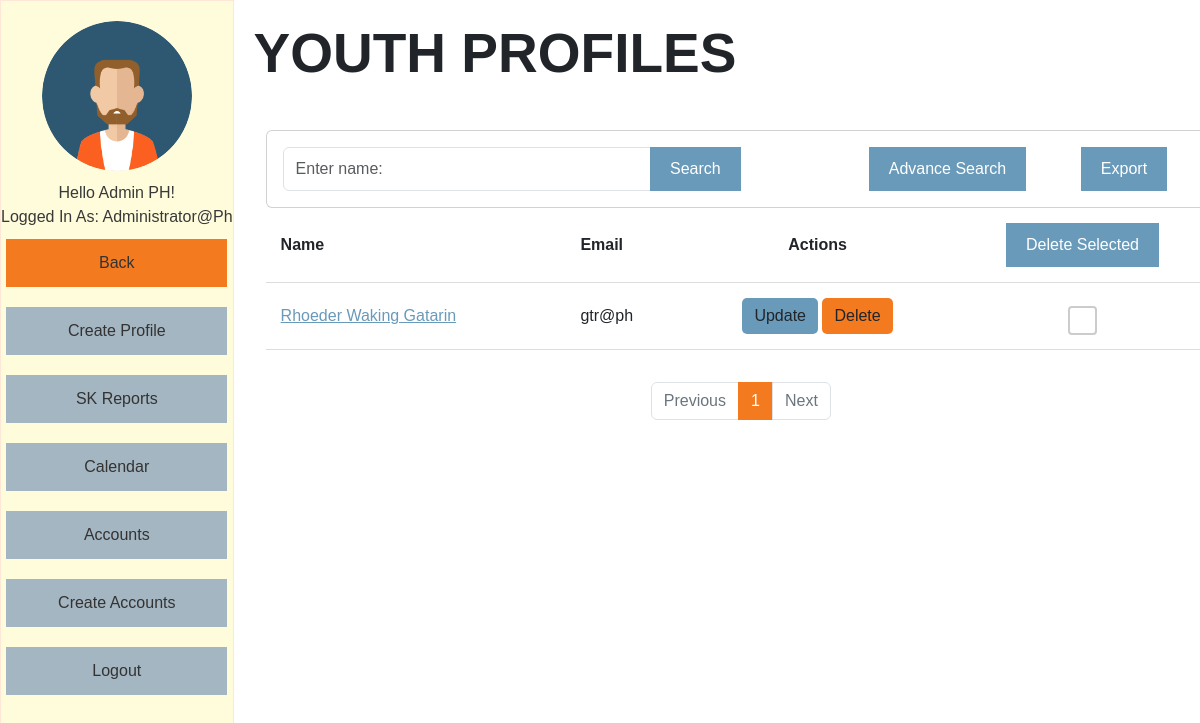
The page /viewprofile.php (signed in) on the database as committed earlier.
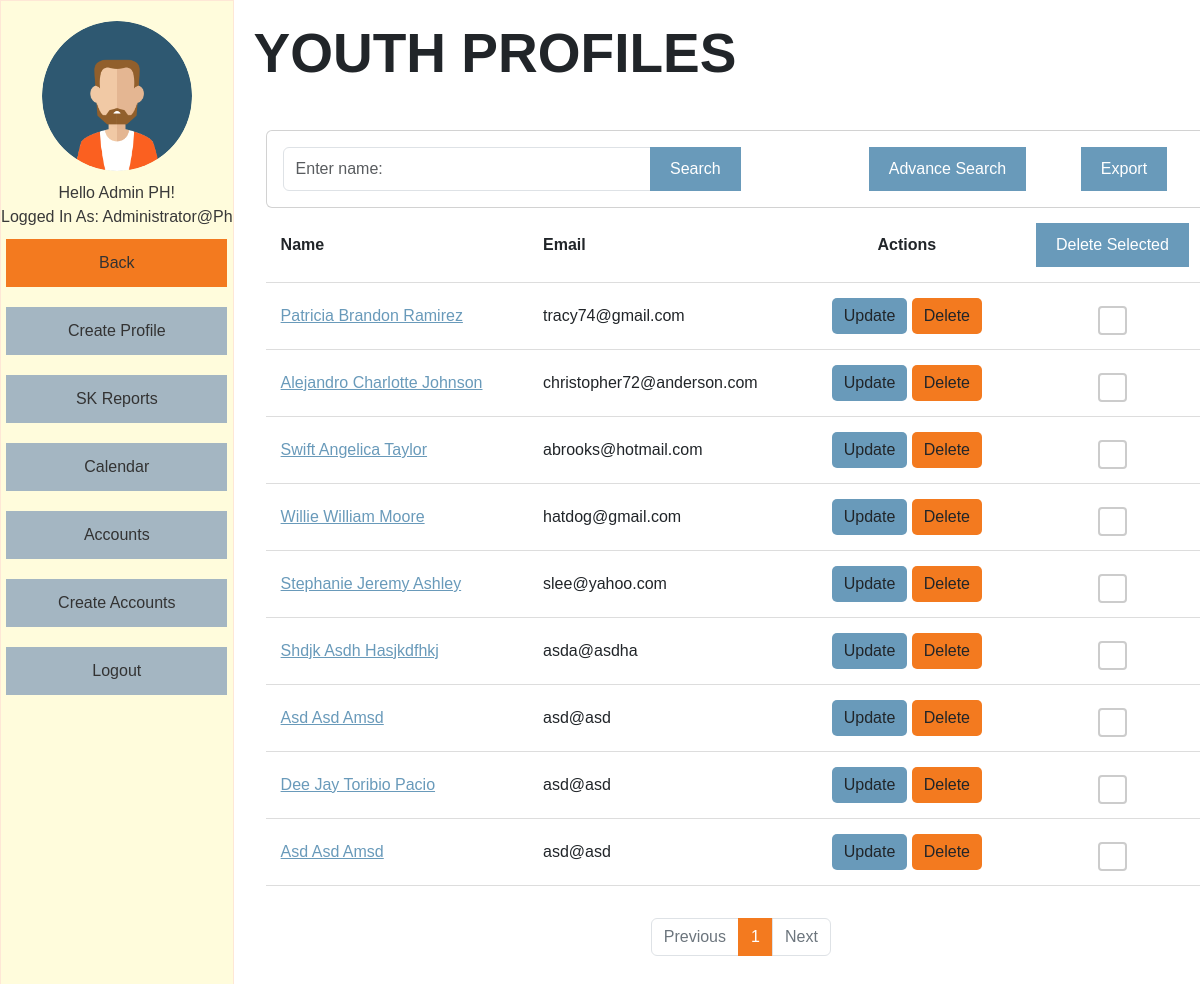
The same page on the database as committed later.
### tables this page shows
CREATE TABLE `profiles` (
  `id` int(11) NOT NULL,
  `lname` varchar(100) DEFAULT NULL,
  `fname` varchar(100) DEFAULT NULL,
  `mname` varchar(100) DEFAULT NULL,
  `suffix` varchar(20) DEFAULT NULL,
  `region` varchar(100) DEFAULT NULL,
  `province` varchar(100) DEFAULT NULL,
  `municipality` varchar(100) DEFAULT NULL,
  `barangay` varchar(100) DEFAULT NULL,
  `purok` varchar(100) DEFAULT NULL,
  `sex` varchar(10) DEFAULT NULL,
  `age` int(11) DEFAULT NULL,
  `email` varchar(100) DEFAULT NULL,
  `birth_month` varchar(20) DEFAULT NULL,
  `birth_day` varchar(20) DEFAULT NULL,
  `birth_year` varchar(20) DEFAULT NULL,
  `contactnumber` varchar(20) DEFAULT NULL,
  `civil_status` varchar(20) DEFAULT NULL,
  `youth_classification` varchar(100) DEFAULT NULL,
  `age_group` varchar(50) DEFAULT NULL,
  `work_status` varchar(50) DEFAULT NULL,
  `educational_background` varchar(50) DEFAULT NULL,
  `register_sk_voter` varchar(50) DEFAULT NULL,
  `voted_last_election` varchar(3) NOT NULL,
  `attended_kk` varchar(3) NOT NULL,
  `times_attended_kk` int(11) DEFAULT NULL,
  `date_created` varchar(50) NOT NULL,
  `barangay_code` varchar(50) DEFAULT NULL
);

### viewprofile.php (the view, shortened to what this page needs)
<?php
include("conne.php");
if (isset($_SESSION['role'])) {
    $role = $_SESSION['role'];
} else {
    echo "Role information not found. Please contact administrator.";
    exit();
}
?>
<!DOCTYPE html>
<html>
<head>
    <link href="https://cdn.jsdelivr.net/npm/bootstrap@5.0.0-beta1/dist/css/bootstrap.min.css" rel="stylesheet">
    <link href="https://cdn.jsdelivr.net/npm/bootstrap@5.3.3/dist/css/bootstrap.min.css" rel="stylesheet">
    <link rel="stylesheet" type="text/css" href="src/temp.css">
    <link rel="stylesheet" type="text/css" href="src/css.css">
</head>
<body>
    <div class="sidebar">
        <img src="src/avatar.png" alt="Avatar">
        <p><?php echo "Hello " . $_SESSION['fname'] . " " . $_SESSION['lname'] . "!" . "<br>"; ?>
            Logged in as: <?php echo $_SESSION['email']; ?></p>
        <a href="homepage.php">Back</a>
        <a href="crud.php">Create Profile</a>
        <a href="records.php">SK Reports</a>
        <a href="calendar.php">Calendar</a>
        <?php
        if ($role == 'admin') {
            echo '<a href="accounts.php">Accounts</a>';
        }
        ?>
        <?php
        if ($role == 'admin') {
            echo '<a href="createacc.php">Create Accounts</a>';
        } elseif ($role == 'employee') {
        } else {
            echo "Unknown role.";
        }
        ?>
        <a href="logout.php">Logout</a>
    </div>
    <div class="content">
        <h1>youth profiles</h1>
        <div class="search-container">
            <div class="container">
                <div class="row">
                    <div class="col-md-12">
                        <div class="card mt-4">
                            <div class="card-body">
                                <div class="row">
                                    <div class="col-md-7">
                                        <form action="" method="GET">
                                            <div class="input-group mb-3">
                                                <input type="text" name="search" value="<?php if (isset($_GET['search'])) {
                                                                                        echo $_GET['search'];
                                                                                    } ?>" class="form-control" placeholder="Enter name:">
                                                <button type="submit" class="btn btn-primary">Search</button>
                                                <div class="col-md-2">
                                                    <button style="margin-left: 129px; width: max-content; border-radius: 0" class="btn btn-primary"><a style="text-decoration: none; color: #fff;" type="button" href="advance_search.php">Advance Search</a></button>
                                                </div>
                                            </div>
                                        </form>
                                    </div>
                                    <div class="col-md-2">
                                        <button id="exportBtn" style="margin-left:144%">Export</button>
                                    </div>
                                </div>
                            </div>
                        </div>
                    </div>
                    <?php
                    $recordsPerPage = 20;
                    $currentPage = isset($_GET['page']) ? $_GET['page'] : 1;
                    $offset = ($currentPage - 1) * $recordsPerPage;
                    if (isset($_GET['search'])) {
                        $searchQuery = $_GET['search'];
                        $sql = "SELECT *,
                                       TIMESTAMPDIFF(YEAR,
                                                     CONVERT_TZ(STR_TO_DATE(CONCAT(birth_year,'-',birth_month,'-',birth_day), '%Y-%m-%d'), '+00:00', '+08:00'),
                                                     CURDATE()) AS age
                                FROM profiles
                                WHERE fname LIKE '%$searchQuery%' OR lname LIKE '%$searchQuery%' OR mname LIKE '%$searchQuery%' OR id LIKE '%$searchQuery%' OR email LIKE '%$searchQuery%'
                                ORDER BY id DESC
                                LIMIT $recordsPerPage OFFSET $offset";
                    } else {
                        $sql = "SELECT *,
                                       TIMESTAMPDIFF(YEAR,
                                                     CONVERT_TZ(STR_TO_DATE(CONCAT(birth_year,'-',birth_month,'-',birth_day), '%Y-%m-%d'), '+00:00', '+08:00'),
                                                     CURDATE()) AS age
                                FROM profiles
                                ORDER BY id DESC
                                LIMIT $recordsPerPage OFFSET $offset";
                    }
                    $result = mysqli_query($conn, $sql);
                    $totalCountSql = "SELECT COUNT(*) AS total FROM profiles";
                    $totalCountResult = mysqli_query($conn, $totalCountSql);
                    $totalCountRow = mysqli_fetch_assoc($totalCountResult);
                    $totalCount = $totalCountRow['total'];
                    $totalPages = ceil($totalCount / $recordsPerPage);
                    if ($result && mysqli_num_rows($result) > 0) {
                        ?>
                        <div class="section">
                            <form id="profilesForm" method="POST" action="delete_multiple.php">
                                <table>
                                    <tr>
                                        <th>Name</th>
                                        <th>Email</th>
                                        <th><center>Actions</center></th>
                                        <th>
                                            <center>
                                                <button style="border-radius: 0" type="submit" class="btn btn-danger btn-delete" onclick="return confirm('Are you sure you want to delete the selected profiles?');">
                                                    Delete Selected
                                                </button>
                                            </center>
                                        </th>
                                    </tr>
                                    <?php
                                    while ($row = mysqli_fetch_assoc($result)) {
                                        $id = $row['id'];
                                        $lname = $row['lname'];
                                        $fname = $row['fname'];
                                        $mname = $row['mname'];
                                        $email = $row['email'];
                                        $fullName = $fname . ' ' . $mname . ' ' . $lname;
                                        ?>
                                        <tr>
                                            <td>
                                                <a style="text-transform:capitalize" href="" class="profileNameLink" data-id="<?= $id; ?>"><?= $fullName; ?></a>
                                            </td>
                                            <td>
                                                <p style="text-transform:lowercase"><?= $email; ?></p>
                                            </td>
                                            <td>
                                                <center>
                                                    <a href="update.php?id=<?= $id; ?>" class="btn btn-primary">Update</a>
                                                    <a href="delete.php?id=<?= $id; ?>" class="btn btn-danger" onclick="return confirm('Are you sure you want to delete this profile?');">Delete</a>
                                                </center>
                                            </td>
                                            <td>
                                                <center>
                                                    <input type="checkbox" name="selectedProfiles[]" value="<?= $id; ?>">
                                                </center>
                                            </td>
                                        </tr>
                                    <?php
                                    }
                                    ?>
                                </table>
                            </form>
                            <div class="pagination">
                                <?php
                                echo '<nav aria-label="Page navigation example">';
                                echo '<ul class="pagination justify-content-center">';
                                $disabledPrev = ($currentPage == 1) ? "disabled" : "";
                                echo '<li class="page-item ' . $disabledPrev . '"><a class="page-link" href="?page=' . ($currentPage - 1) . '">Previous</a></li>';
                                for ($i = 1; $i <= $totalPages; $i++) {
                                    $activeClass = ($currentPage == $i) ? "active" : "";
                                    echo '<li class="page-item ' . $activeClass . '"><a class="page-link" href="?page=' . $i . '">' . $i . '</a></li>';
                                }
                                $disabledNext = ($currentPage == $totalPages || $totalPages == 0) ? "disabled" : "";
                                echo '<li class="page-item ' . $disabledNext . '"><a class="page-link" href="?page=' . ($currentPage + 1) . '">Next</a></li>';
                                echo '</ul>';
                                echo '</nav>';
                                ?>
                            </div>
                        </div>
                    <?php
                    }
                    ?>
                </div>
            </div>
        </div>
    </div>
</body>
</html>

### src/temp.css (style rules this page uses)
p { margin-bottom: 0; }
table, td, th { border-bottom: 1px solid #ddd; text-align: left; }
table { border-collapse: collapse; width: 100%; }
th, td { padding: 15px; }
.section { overflow-x:auto; }
h1 { font-size: 55px; text-transform: uppercase; font-family: Helvetica; font-weight: 700; }
.card-body { padding: 1rem 1rem 0rem 1rem; }
a { color: #699aba; }

### src/css.css (style rules this page uses)
body { font-family: "Helvetica", Arial, sans-serif; background-color: #f0f5f9; margin: 0; padding: 0; display: flex; height: 100vh; text-transform: capitalize; }
.sidebar { width: 20%; background-color: #fffcdc; padding-top: 20px; display: flex; flex-direction: column; align-items: center; border: 1px solid #fee7d6; }
.sidebar img { width: 150px; height: 150px; border-radius: 50%; margin-bottom: 10px; }
.sidebar p { color: #393939; text-align: center; }
.sidebar a { font-family: Arial, sans-serif; color: #333; text-decoration: none; margin: 10px 0; width: 80%; text-align: center; padding: 12px 18px; background-color: #a4b6c2; display: block; transition: background-color 0.3s ease; }
.sidebar a[href="homepage.php"] { background-color: #f37a1f; }
.content { width: 80%; padding: 20px; background-color: #fff; overflow-y: auto; text-transform: capitalize; }
.search-container { margin-top: 20px; }
.search-container form { display: flex; justify-content: center; align-items: center; }
.search-container button { padding: 10px 20px; font-size: 16px; border: none; background-color: #699aba; color: white; cursor: pointer; transition: background-color 0.3s ease; }
.btn-primary { background-color: #699aba; border: none; border-radius: 5px; }
.btn-danger { background-color: #f37a1f; border: none; color: #fff; }
h1 { font-size: 55px; text-transform: uppercase; font-family: Helvetica; font-weight: 700; }
.btn { font-weight: 400; line-height: 1.5; color: #212529; text-align: center; text-decoration: none; vertical-align: middle; cursor: pointer; -webkit-user-select: none; -moz-user-select: none; user-select: none; padding: .375rem .75rem; font-size: 1rem; transition: color .15s ease-in-out, background-color .15s ease-in-out, border-color .15s ease-in-out, box-shadow .15s ease-in-out; border-radius: 5px; }
.input-group .btn { z-index: 0; }
.pagination { display: flex; justify-content: center !important; margin-top: 16px; }
a.page-link { background-color: #699aba; color: black; }
.page-item.active .page-link { color: #fff; background-color: #f37a1f; border-color: #f37a1f; z-index: 0; }

### viewprofile.php (style rules this page uses)
input[type="checkbox"] { -webkit-appearance: none; -moz-appearance: none; appearance: none; width: 25px; height: 25px; border: 2px solid #ccc; border-radius: 4px; vertical-align: middle; position: relative; top: 4px; cursor: pointer; }

Rows that differ between the two databases and show on the page:
removed profiles: fullName "Rhoeder Waking Gatarin", email "gtr@ph"
added profiles: fullName "Patricia Brandon Ramirez", email "tracy74@gmail.com"
added profiles: fullName "Alejandro Charlotte Johnson", email "christopher72@anderson.com"
added profiles: fullName "Swift Angelica Taylor", email "abrooks@hotmail.com"
added profiles: fullName "Willie William Moore", email "hatdog@gmail.com"
added profiles: fullName "Stephanie Jeremy Ashley", email "slee@yahoo.com"
added profiles: fullName "Shdjk Asdh Hasjkdfhkj", email "asda@asdha"
added profiles: fullName "Asd Asd Amsd", email "asd@asd"
added profiles: fullName "Dee Jay Toribio Pacio", email "asd@asd"
added profiles: fullName "Asd Asd Amsd", email "asd@asd"
